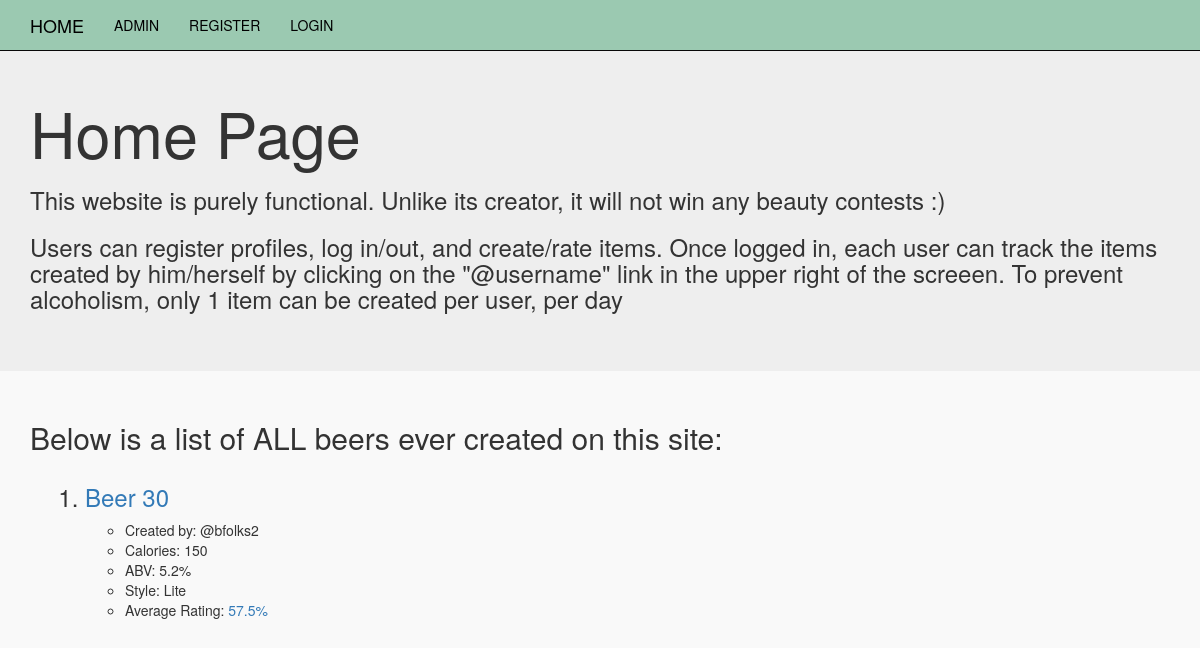
The page / on the database its author committed.
### mybeerapp/models.py (models this page shows, shortened)
class Beer(models.Model):
    user=models.ForeignKey(User, related_name='beers', default=1)
    name=models.CharField(max_length=256)
    slug=models.SlugField(unique=True, allow_unicode=True, default='')
    calories=models.PositiveIntegerField()
    abv=models.DecimalField(max_digits=3, decimal_places=1)
    style=models.CharField(default="It's a beer", max_length=256)
    location=models.CharField(max_length=256)
    glass=models.ManyToManyField(Glass)
    def _get_total_average(self):
        count=self.ratings.count()
        total=0
        for rating in self.ratings.all():
            total=total+rating.average
        if count==0:
            count=1
        return (total/count)
    total_average = property(_get_total_average)

class Rating(models.Model):
    five_choices=(
        (1,'1/5'),
        (2,'2/5'),
        (3,'3/5'),
        (4,'4/5'),
        (5,'5/5'),
    )
    ten_choices=(
        (1,'1/10'),
        (2,'2/10'),
        (3,'3/10'),
        (4,'4/10'),
        (5,'5/10'),
        (6,'6/10'),
        (7,'7/10'),
        (8,'8/10'),
        (9,'9/10'),
        (10,'10/10'),
    )
    user=models.ForeignKey(User, related_name='user_ratings', default=1)
    aroma=models.PositiveIntegerField(choices=five_choices)
    appearance=models.PositiveIntegerField(choices=five_choices)
    taste=models.PositiveIntegerField(choices=ten_choices) #taste is weighted
    beer=models.ForeignKey(Beer, related_name='ratings')
    def _get_average(self):
        return round(((self.aroma + self.appearance + self.taste)/20)*100)
    average = property(_get_average)

### mybeerapp/views.py (the view)
# urls.py: url(r'^$', views.index, name='index'),
def index(request):
    beers=Beer.objects.all().order_by('-name')
    return render(request, 'index.html', {'beers':beers})

### templates/index.html
{% extends 'base.html' %}
{% block unbound %}
  <div class="jumbotron">
    <div class="container">
      <h1>Home Page</h1>
      <h3>This website is purely functional.  Unlike its creator, it will not win any beauty contests :)</h3>
      <h3>Users can register profiles, log in/out, and create/rate items.  Once logged in, each user can track
      the items created by him/herself by clicking on the "@username" link in the upper right of the screeen.
      To prevent alcoholism, only 1 item can be created per user, per day</h3>
    </div>
  </div>
  <div class="middlesection">
    <div class="container">
      <h2>Below is a list of ALL beers ever created on this site:</h2>
      <ol>
        {% for beer in beers %}
          <div class="col-md-4 col-xs-6">
            <h3><li><a href="{% url 'mybeerapp:beer_details' slug=beer.slug %}">{{beer.name}}</a></li></h3>
            <ul>
              <li>Created by: @{{beer.user}}</li>
              <li>Calories: {{beer.calories}}</li>
              <li>ABV: {{beer.abv}}%</li>
              <li>Style: {{beer.style}}</li>
              {% if beer.ratings.count %}
                <li>Average Rating: <a href="{% url 'mybeerapp:rating_details' slug=beer.slug %}">{{beer.total_average}}%</a></li>
              {% endif %}
            </ul>
          </div>
        {% endfor %}
      </ol>
    </div>
  </div>
{% endblock %}

### static/BeerAPI/css/master5.css (style rules this page uses)
body { background-color: #f9f9f9; padding-top: 30px; padding-bottom: 50px; }

### rows shown on the page
Beer: name "Beer 30", user "bfolks2", calories "150", abv "5.2", style "Lite", total_average "57.5"
